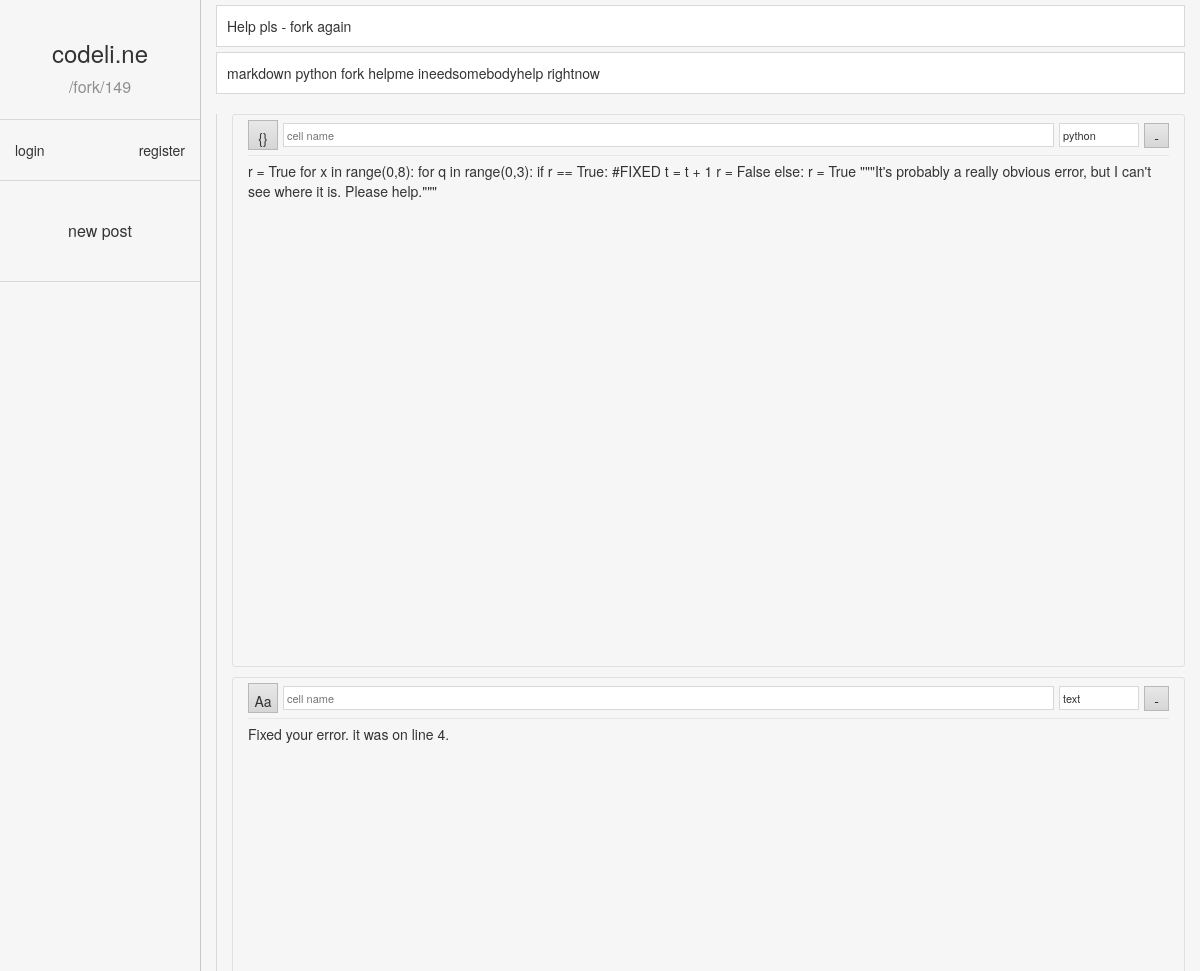
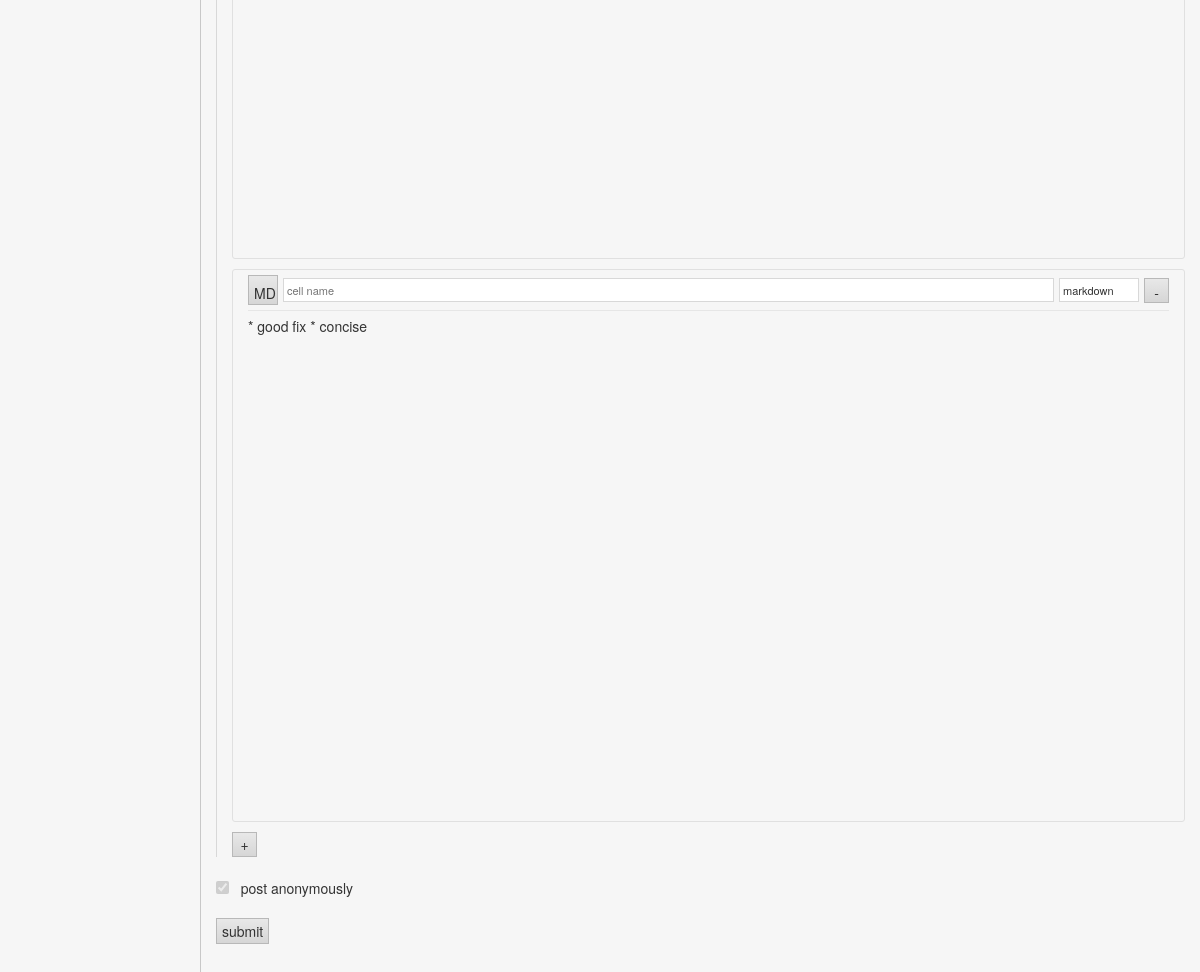
The page /fork/149 on the database its author committed (2 pictures, top to bottom).
### timeline/models.py (models this page shows, shortened)
class Post(models.Model):
    title = models.CharField(max_length=140)
    body = models.TextField()
    date = models.DateTimeField()
    last_updated = models.DateTimeField()
    edited = models.BooleanField(default=False)
    author = models.ForeignKey(User, default=1, on_delete=models.SET_NULL, null=True)
    parent = models.ForeignKey('Post', null=True, on_delete=models.SET_NULL)
    tags = models.ManyToManyField('Tag')
    private = models.BooleanField(default=False)

class Tag(models.Model):
    name = models.CharField(max_length = 140)
    lang = models.BooleanField(default = 0)
    def __str__(self):
        return self.name

### timeline/views.py (the view, shortened to what this page needs)
# urls.py: url(r'^fork/(?P<pk>\d+)/?$', views.ForkPostView.as_view(), name='fork'),
class ForkPostView(NewPostView, SingleObjectMixin):
    template_name = 'timeline/fork.html'
    model = Post
    def get_context_data(self, **kwargs):
        context = super(NewPostView, self).get_context_data(**kwargs)
        post = self.object
        if post.body:
            body_dict = json.loads(post.body)
            try:
                cells = [c for c in body_dict['cells']]
            except KeyError:
                cells = []
        else:
            cells = []
        tags = post.tags.all().order_by('-lang', 'name')
        send_post = {'id': post.id, 'title': post.title, 'author': post.author,
        'date': post.date, 'last_updated': post.last_updated, 'edited': post.edited,
        'private': post.private, 'author_logged_in': self.request.user == post.author,
        'parent': post.parent, 'tags': tags, 'body': enumerate(cells)}
        context['post'] = send_post
        context['subtitle'] = '/fork/'+str(context['post']['id'])
        context['title'] = 'fork post | codeli.ne'
        return context
    def get(self, request, *args, **kwargs):
        self.object = self.get_object()
        response = super().get(request, *args, **kwargs)
        return response

### timeline/templates/timeline/fork.html (shortened to what this page needs)
{% extends "timeline/header.html" %}
{% block head %}
  {% load staticfiles %}
{% endblock %}
{% block lefttitle %}
  {% include 'timeline/includes/lefttitle.html' %}
{% endblock %}
{% block login %}
  {% include 'timeline/includes/login.html' %}
{% endblock %}
{% block sidebarlinks %}
  {% include 'timeline/includes/sidebarlinks.html' %}
{% endblock %}
{% block content %}
  <input type="text" class="newfield title" id="titlefield" placeholder="post title" value="{{post.title}}">
  <input type="text" class="newfield tags" id="tagfield" placeholder="tag1 tag2 ..."
  value="{% for tag in post.tags %}{{tag}} {% endfor %}">
  <br><br>
  <div class="container-fluid cellfield_container">
    <div id="cellinputs">
      {% for i, cell in post.body %}
      <div class="container-fluid cellfield" >
        <div class="cellinputmeta">
          <table><tr>
            <td><div class="newbutton cellinputtype">
              {% if cell.type == 2 %}{}{% endif %}
              {% if cell.type == 0 %}Aa{% endif %}
              {% if cell.type == 1 %}MD{% endif %}
            </div></td>
            <td style="width: 100%; padding-left:5px">
              <input type=text class="newfield cellinputname" placeholder="cell name" value="{{cell.name}}">
            </td>
            <td>
              <input type=text class="newfield cellinputlang" placeholder="language"
              value="{%if cell.lang %}{{cell.lang}}{% endif %}">
            </td>
            <td>
              <div class="newbutton removecell">-</div>
            </td>
          </tr></table>
        </div>
        <div class="cic_container">
          <div class="ace" id="ace_editor{{i}}">{{cell.content}}</div>
        </div>
      </div>
      {% endfor %}
    </div>
    <div class="newbutton" id="addcell">+</div>
  </div>
  <br>
  {% if user.is_authenticated %}
    <input id="anonymousbox" type="checkbox">
  {% else %}
    <input id="anonymousbox" type="checkbox" disabled checked>
  {% endif %}
  &nbsp post anonymously
  <br><br>
  <div class="newbutton" id="submit">submit</div>
  <br>
  <br><br><br>
{% endblock %}

### timeline/templates/timeline/header.html (shortened to what this page needs)
<head>
	{% load staticfiles %}
	<link rel="stylesheet" href="{% static 'css/bootstrap.min.css' %}" type = "text/css"/>
	<link rel="stylesheet" href="{% static 'css/hljs.atom-one-light.min.css' %}">
	<link rel="stylesheet" href="{% static 'timeline/post_styles.css' %}" type="text/css"/>
	<link rel="stylesheet" href="{% static 'timeline/styles.css' %}" type="text/css"/>
</head>
<body class="body" style="height:100%; background-color:#f6f6f6">
	<div class="container-fluid" style="min-height:90%; ">
		<div class="row">
			  <div class="col-sm-2">
					<div class="row">
						{% block lefttitle %}
						{% endblock %}
						<hr>
					</div>
						{% block login %}
						{% endblock %}
					<div class="row">
						<hr>
						<div class="container-fluid" style="padding:10px;">
							{% block sidebarlinks %}
							{% endblock %}
						</div>
						<hr>
						<div class="container-fluid" style="padding:10px;">
						</div>
					</div>
			  </div>
			  <div id="content_col" class="col-sm-10" style="height:100%; overflow-y:scroll; border-left: 1px solid #c8c8c8;">
					<div class="row">
						<div id="content_row" class="container-fluid">
							 {% block content %}
							 {% endblock %}
						</div>
					</div>
			  </div>
		</div>
	</div>
</body>
</html>

### timeline/templates/timeline/includes/lefttitle.html
<br>
<center>
  <a class="title" href="/">
    <h3>codeli.ne</h3>
  </a>
  {% if subtitle %}
  <p class = "subtitle">
    <a class="subtitle" href="{{subtitle}}">{{subtitle}}</a>
  </p>
  {% else %}
    &nbsp
  {% endif %}
</center>

### timeline/templates/timeline/includes/login.html
<div class="row">
    <div class="container-fluid">
        {% if not user.is_authenticated %}
        <a class="loginlink" href="/login">login</a>
        <a class="loginlink" href="/register" style="float:right">register</a>
        {% else %}
        <a class="loginlink" href="/user/{{user.get_username}}">
            {{user.get_username}}
        </a>
        <a class="loginlink" href="/logout" style="float:right">logout</a>
        {% endif %}
    </div>
</div>

### timeline/templates/timeline/includes/sidebarlinks.html
<div style="display:flex;justify-content:center;align-items:center;">
    <a href='/new' class="newlink">new post</a>
    <br><br>
</div>

### timeline/static/timeline/styles.css (style rules this page uses)
a.title { color: inherit; }
p.subtitle { color: #909090; font-size: 16px; }
a.subtitle { color: #909090; text-decoration: none; }
a { color: #137aa7 }
hr { border-color: #d8d8d8; }
td { padding: 3px 8px; }
.newfield.title, .newfield.tags { padding: 10px; margin-top: 5px; border: 1px solid #d8d8d8; width:100%; }
.container-fluid.cellfield_container { border-left: 1px solid #d8d8d8; padding-right: 0; }
.container-fluid.cellfield { border:1px solid #e0e0e0; border-radius:3px; margin-bottom:10px; }
.cellinputmeta { border-bottom:1px solid #e6e6e6; }
.cellinputmeta table { font-size: inherit; }
.cellinputmeta td { padding: 5px 0px; }
.newfield.cellinputname { width: 100%; font-size: 11px; padding: 3px; border: 1px solid #d8d8d8; }
.newfield.cellinputlang { width: 80px; padding: 3px; font-size: 11px; margin-left: 5px; border: 1px solid #d8d8d8; }
.newbutton.cellinputtype { width: 30px; height: 30px; padding: 7px 5px; }
.newbutton.removecell { margin-left: 5px; width: 25px; height: 25px; padding-top: 3px; }
.newbutton { background: linear-gradient(#e8e8e8, #d6d6d6); border: 1px solid #b8b8b8; text-align: center; width: auto; display: inline-block; padding: 2px 5px; }
.ace { position: relative; height: 500px; width: 100%; margin: 5px 0; }
#addcell { width: 25px; height: 25px; padding-top: 1px; }
.loginlink { color: #333333; }
.newlink { color: #333333; font-size: 16px; }

### timeline/templates/timeline/header.html (style rules this page uses)
html, body { height:100% }

### rows shown on the page
Post: title "Help pls - fork again"
Tag: name.name "markdown python fork helpme ineedsomebodyhelp rightnow"

### other values the page prints
{{ subtitle }} "/fork/149"
{{ cell.content }} "r = True for x in range(0,8): for q in range(0,3): if r == True: #FIXED t = t + 1 r = False else: r = True \"\"\"It's probably a really obvious error, but I can't see where it is. Please help.\"\"\"" "Fixed your error. it was on line 4." "* good fix * concise"
